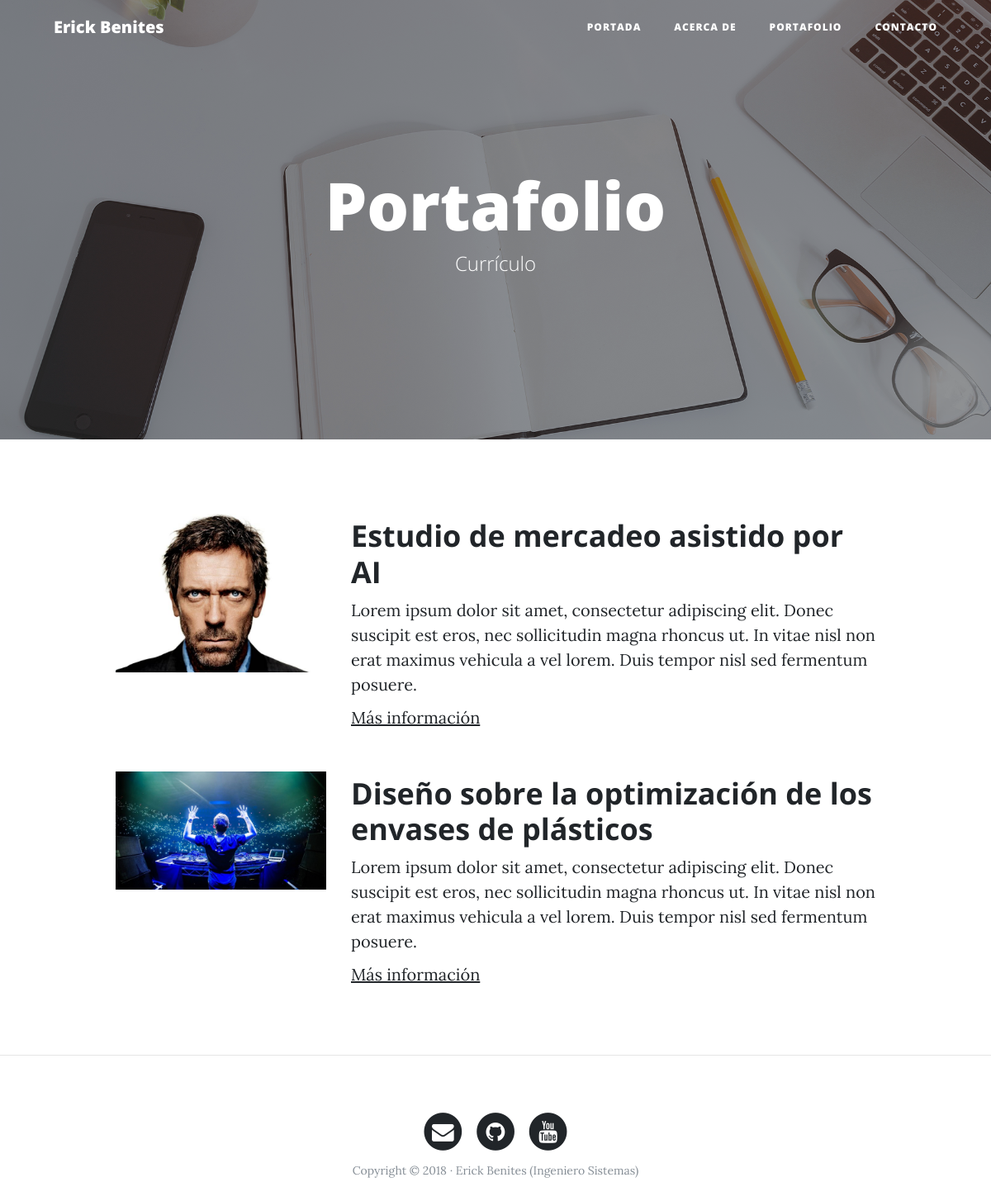
The page /portfolio/ on the database its author committed.
### portfolio/models.py (models this page shows, shortened)
class Project(models.Model):
    title = models.CharField(verbose_name="Título", max_length=200)
    description = models.TextField(verbose_name="Descripción")
    image = models.ImageField(verbose_name="Imagen", upload_to="projects")
    link = models.URLField(verbose_name="Dirección Web", null=True, blank=True)
    created = models.DateTimeField(verbose_name="Fecha de creación", auto_now_add=True)
    updated = models.DateTimeField(verbose_name="Fecha de edición", auto_now=True)
    class Meta:
        verbose_name = "proyecto"
        verbose_name_plural = "proyectos"
        ordering = ["-created"]

### portfolio/views.py (the view)
# urls.py: path('portfolio/', portfolio_views.portfolio, name="portfolio"),
def portfolio(request):
    projects = Project.objects.all()
    return render(request, "portfolio.html", {'projects': projects})

### portfolio/templates/portfolio.html (shortened to what this page needs)
{% extends 'base.html' %}
{% block background %}{% load static %}{% static '/img/portfolio-bg.jpg' %}{% endblock %}
{% block headers %}
    <h1>Portafolio</h1>
    <span class="subheading">Currículo</span>
{% endblock %}
{% block body %}
    {% for project in projects %}
    <div class="row project">
        <div class="col-lg-3 col-md-4 offset-lg-1">
            <img class="img-fluid" src="{{ project.image.url }}" alt="">
        </div>
        <div class="col-lg-7 col-md-8">
            <h2 class="section-heading title">{{ project.title }}</h2>
            <p>{{ project.description }}</p>
            {% if project.link %}
                <p><a href="{{ project.link }}">Más información</a></p>
            {% endif %}
        </div>
    </div>
    {% endfor %}
{% endblock %}

### core/templates/base.html (shortened to what this page needs)
<!DOCTYPE html>
<html lang="es">
    <head>
        {% load static %}
        <link href="{% static '/vendor/bootstrap/css/bootstrap.min.css' %}" rel="stylesheet">
        <link href="{% static '/vendor/font-awesome/css/font-awesome.min.css' %}" rel="stylesheet" type="text/css">
        <link href="{% static '/css/clean-blog.min.css' %}" rel="stylesheet">
    </head>
    <body>
        <nav class="navbar navbar-expand-lg navbar-light fixed-top" id="mainNav">
            <div class="container">
                <a class="navbar-brand" href="index.html">Erick Benites</a>
                <div class="collapse navbar-collapse" id="navbarResponsive">
                    <ul class="navbar-nav ml-auto">
                        <li class="nav-item">
                            <a class="nav-link" href="{% url 'home' %}">Portada</a>
                        </li>
                        <li class="nav-item">
                            <a class="nav-link" href="{% url 'about' %}">Acerca de</a>
                        </li>
                        <li class="nav-item">
                            <a class="nav-link" href="{% url 'portfolio' %}">Portafolio</a>
                        </li>
                        <li class="nav-item">
                            <a class="nav-link" href="{% url 'contact' %}">Contacto</a>
                        </li>
                    </ul>
                </div>
            </div>
        </nav>
        <header class="masthead" style="background-image: url('{% block background %}{% endblock %}')">
            <div class="overlay"></div>
            <div class="container">
                <div class="row">
                    <div class="col-lg-8 col-md-10 mx-auto">
                        <div class="site-heading">
                            {% block headers %}{% endblock %}
                        </div>
                    </div>
                </div>
            </div>
        </header>
        <div class="container">
            {% block body %}{% endblock %}
        </div>
        {% if request.path != '/' %}<hr>{% endif %}
        <footer>
            <div class="container">
                <div class="row">
                    <div class="col-lg-8 col-md-10 mx-auto">
                        <ul class="list-inline text-center">
                            <li class="list-inline-item">
                                <a href="#">
                                    <span class="fa-stack fa-lg">
                                        <i class="fa fa-circle fa-stack-2x"></i>
                                        <i class="fa fa-envelope fa-stack-1x fa-inverse"></i>
                                    </span>
                                </a>
                            </li>
                            <li class="list-inline-item">
                                <a href="#">
                                    <span class="fa-stack fa-lg">
                                        <i class="fa fa-circle fa-stack-2x"></i>
                                        <i class="fa fa-github fa-stack-1x fa-inverse"></i>
                                    </span>
                                </a>
                            </li>
                            <li class="list-inline-item">
                                <a href="#">
                                    <span class="fa-stack fa-lg">
                                        <i class="fa fa-circle fa-stack-2x"></i>
                                        <i class="fa fa-youtube fa-stack-1x fa-inverse"></i>
                                    </span>
                                </a>
                            </li>
                        </ul>
                        <p class="copyright text-muted">Copyright &copy; 2018 · Erick Benites (Ingeniero Sistemas) </p>
                    </div>
                </div>
            </div>
        </footer>
    </body>
</html>

### rows shown on the page
Project: image (picture), title "Estudio de mercadeo asistido por AI", description "Lorem ipsum dolor sit amet, consectetur adipiscing elit. Donec suscipit est eros, nec sollicitudin magna rhoncus ut. In vitae nisl non erat maximus vehicula a vel lorem. Duis tempor nisl sed fermentum posuere."
Project: image (picture), title "Diseño sobre la optimización de los envases de plásticos", description "Lorem ipsum dolor sit amet, consectetur adipiscing elit. Donec suscipit est eros, nec sollicitudin magna rhoncus ut. In vitae nisl non erat maximus vehicula a vel lorem. Duis tempor nisl sed fermentum posuere."
